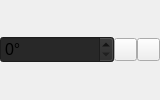
                   <widget class="QWidget" name="widget_18" native="true">
                    <property name="minimumSize">
                     <size>
                      <width>0</width>
                      <height>0</height>
                     </size>
                    </property>
                    <property name="maximumSize">
                     <size>
                      <width>160</width>
                      <height>16777215</height>
                     </size>
                    </property>
                    <layout class="QHBoxLayout" name="horizontalLayout_14">
                     <property name="spacing">
                      <number>0</number>
                     </property>
                     <property name="leftMargin">
                      <number>0</number>
                     </property>
                     <property name="topMargin">
                      <number>0</number>
                     </property>
                     <property name="rightMargin">
                      <number>0</number>
                     </property>
                     <property name="bottomMargin">
                      <number>0</number>
                     </property>
                     <item>
                      <widget class="QSpinBox" name="z_angle">
                       <property name="font">
                        <font>
                         <pointsize>12</pointsize>
                        </font>
                       </property>
                       <property name="styleSheet">
                        <string notr="true">background-color: rgb(40, 40, 40);
alternate-background-color: rgb(40, 40, 40);</string>
                       </property>
                       <property name="suffix">
                        <string>°</string>
                       </property>
                       <property name="maximum">
                        <number>359</number>
                       </property>
                       <property name="value">
                        <number>0</number>
                       </property>
                      </widget>
                     </item>
                     <item>
                      <widget class="QPushButton" name="lPushButton_7">
                       <property name="sizePolicy">
                        <sizepolicy hsizetype="Fixed" vsizetype="Fixed">
                         <horstretch>0</horstretch>
                         <verstretch>0</verstretch>
                        </sizepolicy>
                       </property>
                       <property name="maximumSize">
                        <size>
                         <width>23</width>
                         <height>23</height>
                        </size>
                       </property>
                       <property name="text">
                        <string/>
                       </property>
                       <property name="icon">
                        <iconset>
                         <normaloff>.rsrc/res/drawable/arrowrlbtn21a.png</normaloff>.rsrc/res/drawable/arrowrlbtn21a.png</iconset>
                       </property>
                      </widget>
                     </item>
                     <item>
                      <widget class="QPushButton" name="rPushButton_7">
                       <property name="sizePolicy">
                        <sizepolicy hsizetype="Fixed" vsizetype="Fixed">
                         <horstretch>0</horstretch>
                         <verstretch>0</verstretch>
                        </sizepolicy>
                       </property>
                       <property name="maximumSize">
                        <size>
                         <width>23</width>
                         <height>23</height>
                        </size>
                       </property>
                       <property name="text">
                        <string/>
                       </property>
                       <property name="icon">
                        <iconset>
                         <normaloff>.rsrc/res/drawable/arrowlrbtn21a.png</normaloff>.rsrc/res/drawable/arrowlrbtn21a.png</iconset>
                       </property>
                      </widget>
                     </item>
                    </layout>
                   </widget>
